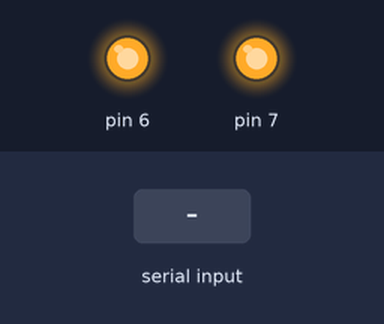
This sketch was run on a simulated Arduino Uno, built with avr-gcc and run on an emulated ATmega328P. Parts: output pins drawn as LEDs (lit = HIGH). The inputs (shaded band) are chosen by the test bench. What the sketch prints to the serial monitor is not drawn.

Above: at 6.2 s.
6.3 s: "1" received over the second serial link
At 8.6 s:
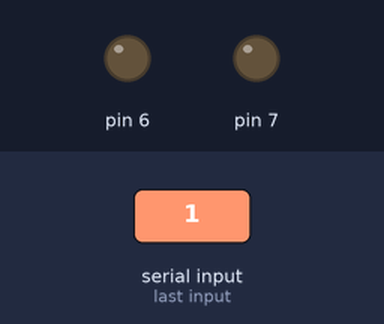
Timing chart, 0 to 13.8 s (numbered marks = the images above; inputs shaded):
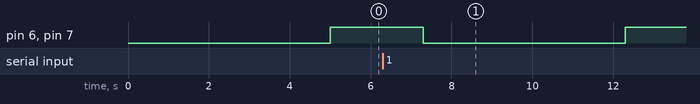

Measured:
- after the input at 6.3 s, pin 6, pin 7: HIGH → LOW after 1.0 s, → HIGH 5.0 s later

The sketch:

arduino-alt-software-serial-receive.ino
```cpp
/*********************************************
 * This program demonstrates receiving serial data using AltSoftSerial. https://github.com/PaulStoffregen/AltSoftSerial
 * AltSoftSerial is supposed to be more reliable at higher baud rates.
 * AltSoftSerial ALWAYS uses these pins:

 Board              Transmit  Receive   PWM Unusable
 -----              --------  -------   ------------
 Arduino Uno/Nano        9         8         10

 **********************************************/

#include <AltSoftSerial.h>


AltSoftSerial mySerial(8, 9); //RX, TX

void setup() {
  Serial.begin(74880);    //IMPORTANT: In this example program, AltSoftSerial is reliable up to max baud rate of 74880.
  mySerial.begin(74880);
  delay(5000);

  //Create ouput pins to demonstrate wifi controlled output.
  pinMode (6, OUTPUT);
  pinMode (7, OUTPUT);
  digitalWrite (6, HIGH);   //Turn outputs ON
  digitalWrite (7, HIGH);
}

void loop() {
  String IncomingString = "";
  boolean StringReady = false;
  while (mySerial.available()) {
    IncomingString = mySerial.readString();
    StringReady = true;
  }
  if (StringReady) {    //Whenever serial data has been received, turn outputs OFF for 5 seconds.
      digitalWrite (6, LOW);
      digitalWrite (7, LOW);
      delay (5000);
      digitalWrite (6, HIGH);
      digitalWrite (7, HIGH);
    Serial.println("Received String: ");
    Serial.print(IncomingString);
  }
}
```
